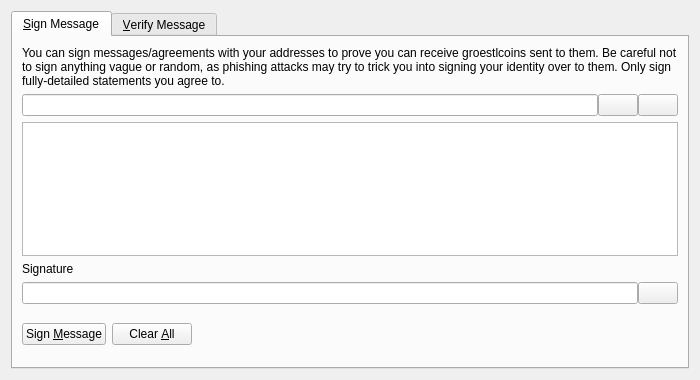
<?xml version="1.0" encoding="UTF-8"?>
<ui version="4.0">
 <class>SignVerifyMessageDialog</class>
 <widget class="QDialog" name="SignVerifyMessageDialog">
  <property name="geometry">
   <rect>
    <x>0</x>
    <y>0</y>
    <width>700</width>
    <height>380</height>
   </rect>
  </property>
  <property name="windowTitle">
   <string>Signatures - Sign / Verify a Message</string>
  </property>
  <property name="modal">
   <bool>true</bool>
  </property>
  <layout class="QVBoxLayout" name="verticalLayout">
   <item>
    <widget class="QTabWidget" name="tabWidget">
     <property name="currentIndex">
      <number>0</number>
     </property>
     <widget class="QWidget" name="tabSignMessage">
      <attribute name="title">
       <string>&amp;Sign Message</string>
      </attribute>
      <layout class="QVBoxLayout" name="verticalLayout_SM">
       <item>
        <widget class="QLabel" name="infoLabel_SM">
         <property name="text">
          <string>You can sign messages/agreements with your addresses to prove you can receive groestlcoins sent to them. Be careful not to sign anything vague or random, as phishing attacks may try to trick you into signing your identity over to them. Only sign fully-detailed statements you agree to.</string>
         </property>
         <property name="textFormat">
          <enum>Qt::PlainText</enum>
         </property>
         <property name="wordWrap">
          <bool>true</bool>
         </property>
        </widget>
       </item>
       <item>
        <layout class="QHBoxLayout" name="horizontalLayout_1_SM">
         <property name="spacing">
          <number>0</number>
         </property>
         <item>
          <widget class="QValidatedLineEdit" name="addressIn_SM">
           <property name="toolTip">
            <string>The Groestlcoin address to sign the message with</string>
           </property>
          </widget>
         </item>
         <item>
          <widget class="QPushButton" name="addressBookButton_SM">
           <property name="toolTip">
            <string>Choose previously used address</string>
           </property>
           <property name="text">
            <string/>
           </property>
           <property name="icon">
            <iconset resource="../bitcoin.qrc">
             <normaloff>:/icons/address-book</normaloff>:/icons/address-book</iconset>
           </property>
           <property name="shortcut">
            <string>Alt+A</string>
           </property>
           <property name="autoDefault">
            <bool>false</bool>
           </property>
          </widget>
         </item>
         <item>
          <widget class="QPushButton" name="pasteButton_SM">
           <property name="toolTip">
            <string>Paste address from clipboard</string>
           </property>
           <property name="text">
            <string/>
           </property>
           <property name="icon">
            <iconset resource="../bitcoin.qrc">
             <normaloff>:/icons/editpaste</normaloff>:/icons/editpaste</iconset>
           </property>
           <property name="shortcut">
            <string>Alt+P</string>
           </property>
           <property name="autoDefault">
            <bool>false</bool>
           </property>
          </widget>
         </item>
        </layout>
       </item>
       <item>
        <widget class="QPlainTextEdit" name="messageIn_SM">
         <property name="toolTip">
          <string>Enter the message you want to sign here</string>
         </property>
        </widget>
       </item>
       <item>
        <widget class="QLabel" name="signatureLabel_SM">
         <property name="text">
          <string>Signature</string>
         </property>
         <property name="textFormat">
          <enum>Qt::PlainText</enum>
         </property>
        </widget>
       </item>
       <item>
        <layout class="QHBoxLayout" name="horizontalLayout_2_SM">
         <property name="spacing">
          <number>0</number>
         </property>
         <item>
          <widget class="QLineEdit" name="signatureOut_SM">
           <property name="font">
            <font>
             <italic>true</italic>
            </font>
           </property>
           <property name="readOnly">
            <bool>true</bool>
           </property>
          </widget>
         </item>
         <item>
          <widget class="QPushButton" name="copySignatureButton_SM">
           <property name="toolTip">
            <string>Copy the current signature to the system clipboard</string>
           </property>
           <property name="text">
            <string/>
           </property>
           <property name="icon">
            <iconset resource="../bitcoin.qrc">
             <normaloff>:/icons/editcopy</normaloff>:/icons/editcopy</iconset>
           </property>
           <property name="autoDefault">
            <bool>false</bool>
           </property>
          </widget>
         </item>
        </layout>
       </item>
       <item>
        <layout class="QHBoxLayout" name="horizontalLayout_3_SM">
         <item>
          <widget class="QPushButton" name="signMessageButton_SM">
           <property name="toolTip">
            <string>Sign the message to prove you own this Groestlcoin address</string>
           </property>
           <property name="text">
            <string>Sign &amp;Message</string>
           </property>
           <property name="icon">
            <iconset resource="../bitcoin.qrc">
             <normaloff>:/icons/edit</normaloff>:/icons/edit</iconset>
           </property>
           <property name="autoDefault">
            <bool>false</bool>
           </property>
          </widget>
         </item>
         <item>
          <widget class="QPushButton" name="clearButton_SM">
           <property name="toolTip">
            <string>Reset all sign message fields</string>
           </property>
           <property name="text">
            <string>Clear &amp;All</string>
           </property>
           <property name="icon">
            <iconset resource="../bitcoin.qrc">
             <normaloff>:/icons/remove</normaloff>:/icons/remove</iconset>
           </property>
           <property name="autoDefault">
            <bool>false</bool>
           </property>
          </widget>
         </item>
         <item>
          <spacer name="horizontalSpacer_1_SM">
           <property name="orientation">
            <enum>Qt::Horizontal</enum>
           </property>
           <property name="sizeHint" stdset="0">
            <size>
             <width>40</width>
             <height>48</height>
            </size>
           </property>
          </spacer>
         </item>
         <item>
          <widget class="QLabel" name="statusLabel_SM">
           <property name="font">
            <font>
             <weight>75</weight>
             <bold>true</bold>
            </font>
           </property>
           <property name="text">
            <string/>
           </property>
           <property name="wordWrap">
            <bool>true</bool>
           </property>
          </widget>
         </item>
         <item>
          <spacer name="horizontalSpacer_2_SM">
           <property name="orientation">
            <enum>Qt::Horizontal</enum>
           </property>
           <property name="sizeHint" stdset="0">
            <size>
             <width>40</width>
             <height>48</height>
            </size>
           </property>
          </spacer>
         </item>
        </layout>
       </item>
      </layout>
     </widget>
     <widget class="QWidget" name="tabVerifyMessage">
      <attribute name="title">
       <string>&amp;Verify Message</string>
      </attribute>
      <layout class="QVBoxLayout" name="verticalLayout_VM">
       <item>
        <widget class="QLabel" name="infoLabel_VM">
         <property name="text">
          <string>Enter the receiver's address, message (ensure you copy line breaks, spaces, tabs, etc. exactly) and signature below to verify the message. Be careful not to read more into the signature than what is in the signed message itself, to avoid being tricked by a man-in-the-middle attack. Note that this only proves the signing party receives with the address, it cannot prove sendership of any transaction!</string>
         </property>
         <property name="textFormat">
          <enum>Qt::PlainText</enum>
         </property>
         <property name="alignment">
          <set>Qt::AlignLeading|Qt::AlignLeft|Qt::AlignTop</set>
         </property>
         <property name="wordWrap">
          <bool>true</bool>
         </property>
        </widget>
       </item>
       <item>
        <layout class="QHBoxLayout" name="horizontalLayout_1_VM">
         <property name="spacing">
          <number>0</number>
         </property>
         <item>
          <widget class="QValidatedLineEdit" name="addressIn_VM">
           <property name="toolTip">
            <string>The Groestlcoin address the message was signed with</string>
           </property>
          </widget>
         </item>
         <item>
          <widget class="QPushButton" name="addressBookButton_VM">
           <property name="toolTip">
            <string>Choose previously used address</string>
           </property>
           <property name="text">
            <string/>
           </property>
           <property name="icon">
            <iconset resource="../bitcoin.qrc">
             <normaloff>:/icons/address-book</normaloff>:/icons/address-book</iconset>
           </property>
           <property name="shortcut">
            <string>Alt+A</string>
           </property>
           <property name="autoDefault">
            <bool>false</bool>
           </property>
          </widget>
         </item>
        </layout>
       </item>
       <item>
        <widget class="QPlainTextEdit" name="messageIn_VM"/>
       </item>
       <item>
        <widget class="QValidatedLineEdit" name="signatureIn_VM"/>
       </item>
       <item>
        <layout class="QHBoxLayout" name="horizontalLayout_2_VM">
         <item>
          <widget class="QPushButton" name="verifyMessageButton_VM">
           <property name="toolTip">
            <string>Verify the message to ensure it was signed with the specified Groestlcoin address</string>
           </property>
           <property name="text">
            <string>Verify &amp;Message</string>
           </property>
           <property name="icon">
            <iconset resource="../bitcoin.qrc">
             <normaloff>:/icons/transaction_0</normaloff>:/icons/transaction_0</iconset>
           </property>
           <property name="autoDefault">
            <bool>false</bool>
           </property>
          </widget>
         </item>
         <item>
          <widget class="QPushButton" name="clearButton_VM">
           <property name="toolTip">
            <string>Reset all verify message fields</string>
           </property>
           <property name="text">
            <string>Clear &amp;All</string>
           </property>
           <property name="icon">
            <iconset resource="../bitcoin.qrc">
             <normaloff>:/icons/remove</normaloff>:/icons/remove</iconset>
           </property>
           <property name="autoDefault">
            <bool>false</bool>
           </property>
          </widget>
         </item>
         <item>
          <spacer name="horizontalSpacer_1_VM">
           <property name="orientation">
            <enum>Qt::Horizontal</enum>
           </property>
           <property name="sizeHint" stdset="0">
            <size>
             <width>40</width>
             <height>48</height>
            </size>
           </property>
          </spacer>
         </item>
         <item>
          <widget class="QLabel" name="statusLabel_VM">
           <property name="font">
            <font>
             <weight>75</weight>
             <bold>true</bold>
            </font>
           </property>
           <property name="text">
            <string/>
           </property>
           <property name="wordWrap">
            <bool>true</bool>
           </property>
          </widget>
         </item>
         <item>
          <spacer name="horizontalSpacer_2_VM">
           <property name="orientation">
            <enum>Qt::Horizontal</enum>
           </property>
           <property name="sizeHint" stdset="0">
            <size>
             <width>40</width>
             <height>48</height>
            </size>
           </property>
          </spacer>
         </item>
        </layout>
       </item>
      </layout>
     </widget>
    </widget>
   </item>
  </layout>
 </widget>
 <customwidgets>
  <customwidget>
   <class>QValidatedLineEdit</class>
   <extends>QLineEdit</extends>
   <header>qvalidatedlineedit.h</header>
  </customwidget>
 </customwidgets>
 <resources>
  <include location="../bitcoin.qrc"/>
 </resources>
 <connections/>
</ui>
